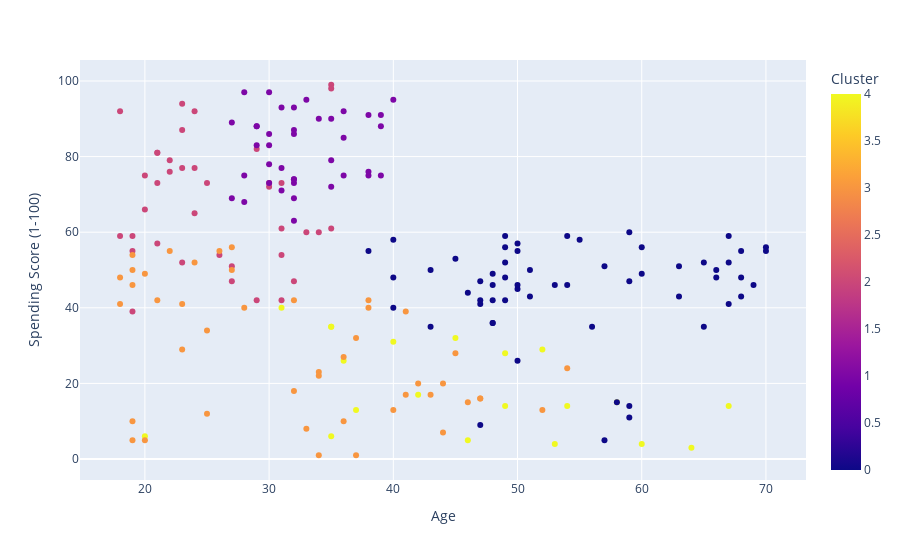

Notebook code cell kept with this figure:
### Markdown cell above
# Relations certaines valeurs en visualisant les clusters

### Code cell
px.scatter(data_frame=data, x = 'Age', y='Spending Score (1-100)', color='Cluster')

### Figure 1 — Plotly figure (JSON) as saved in the notebook; plotly's stock layout.template omitted (floating-point values rounded to 4 significant figures; data arrays with more than 128 entries replaced by an {"elided": "..."} marker saying what was removed)
{"data": [{"hovertemplate": "Age=%{x}<br>Spending Score (1-100)=%{y}<br>Cluster=%{marker.color}<extra></extra>", "legendgroup": "", "marker": {"color": {"elided": "200 int values"}, "coloraxis": "coloraxis", "symbol": "circle"}, "mode": "markers", "name": "", "orientation": "v", "showlegend": false, "type": "scatter", "x": {"elided": "200 int values"}, "xaxis": "x", "y": {"elided": "200 int values"}, "yaxis": "y"}], "layout": {"coloraxis": {"colorbar": {"title": {"text": "Cluster"}}, "colorscale": [[0, "#0d0887"], [0.1111, "#46039f"], [0.2222, "#7201a8"], [0.3333, "#9c179e"], [0.4444, "#bd3786"], [0.5556, "#d8576b"], [0.6667, "#ed7953"], [0.7778, "#fb9f3a"], [0.8889, "#fdca26"], [1, "#f0f921"]]}, "legend": {"tracegroupgap": 0}, "margin": {"t": 60}, "xaxis": {"anchor": "y", "domain": [0, 1], "title": {"text": "Age"}}, "yaxis": {"anchor": "x", "domain": [0, 1], "title": {"text": "Spending Score (1-100)"}}}}
